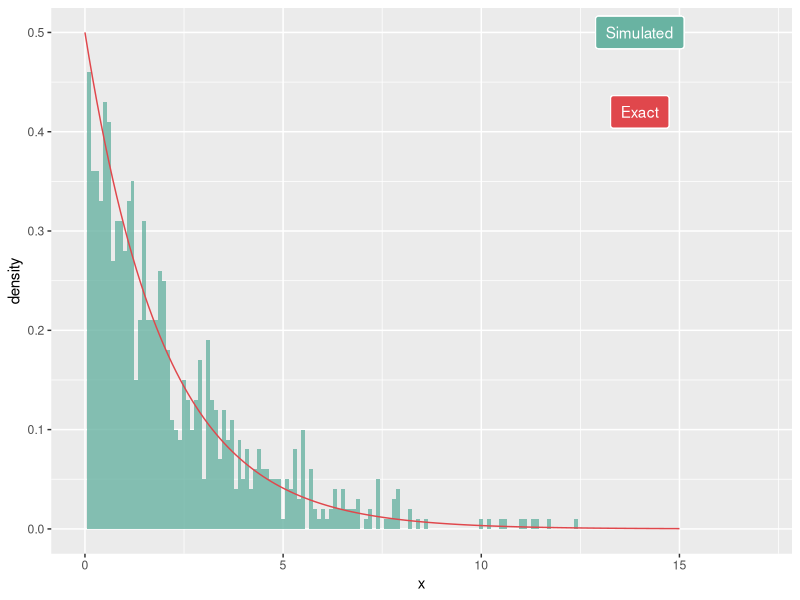
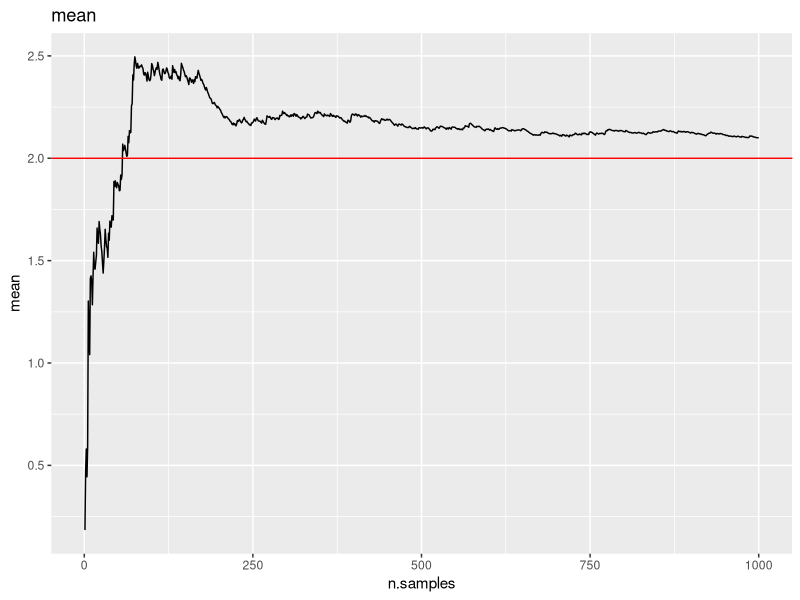
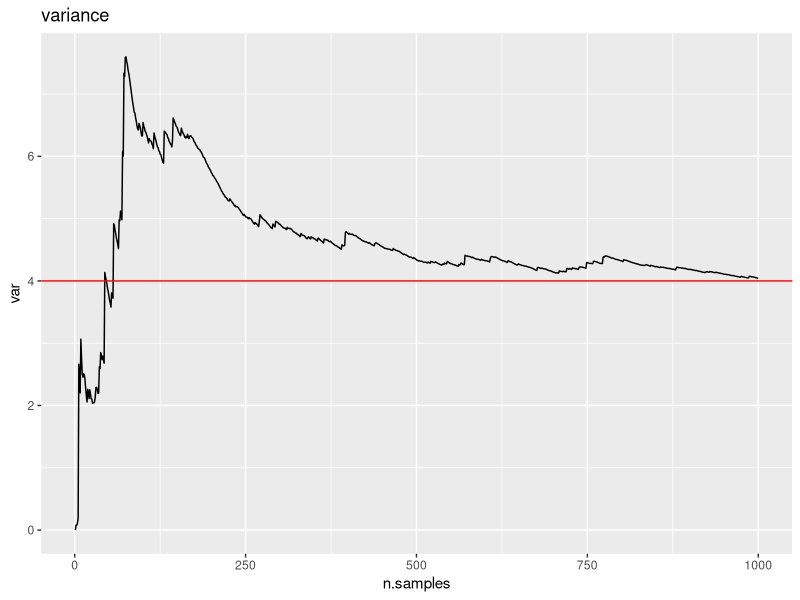
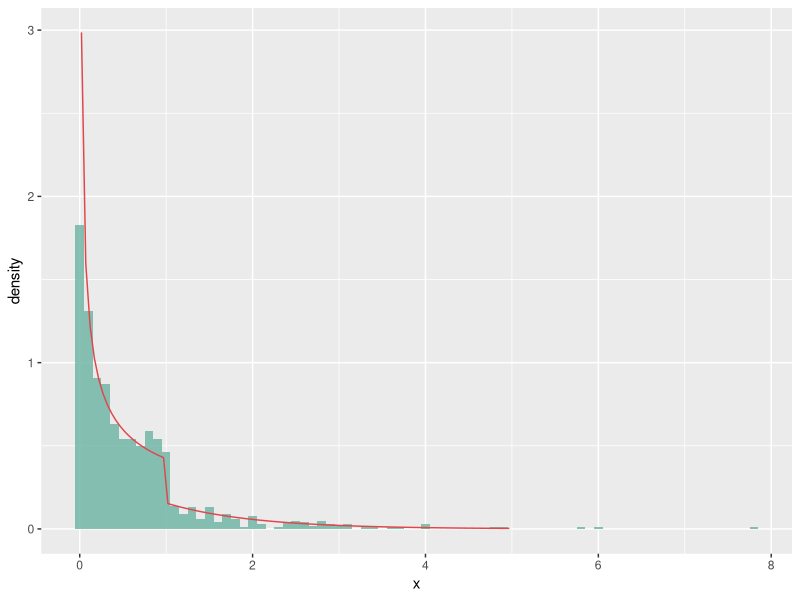
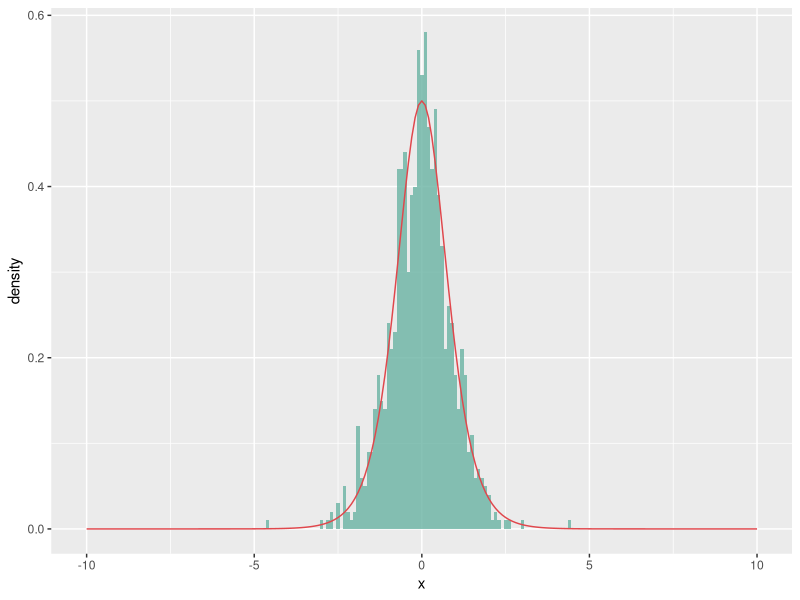
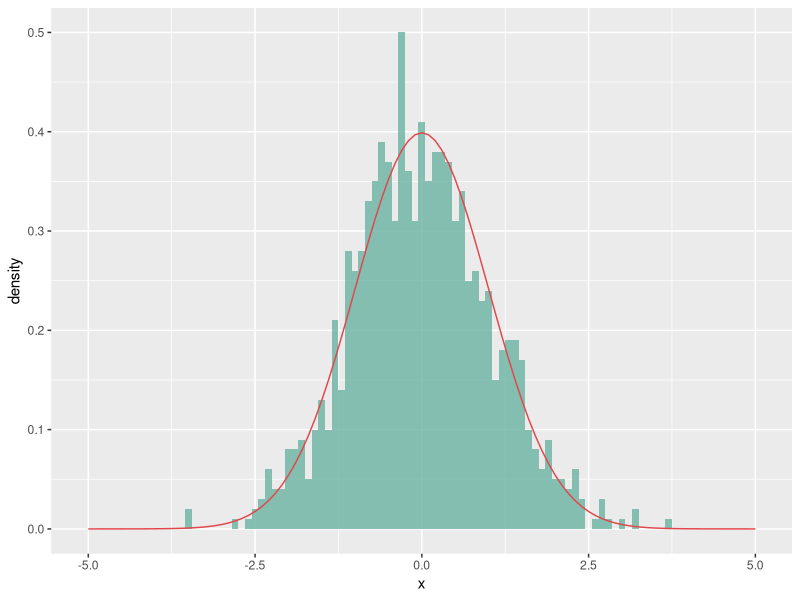
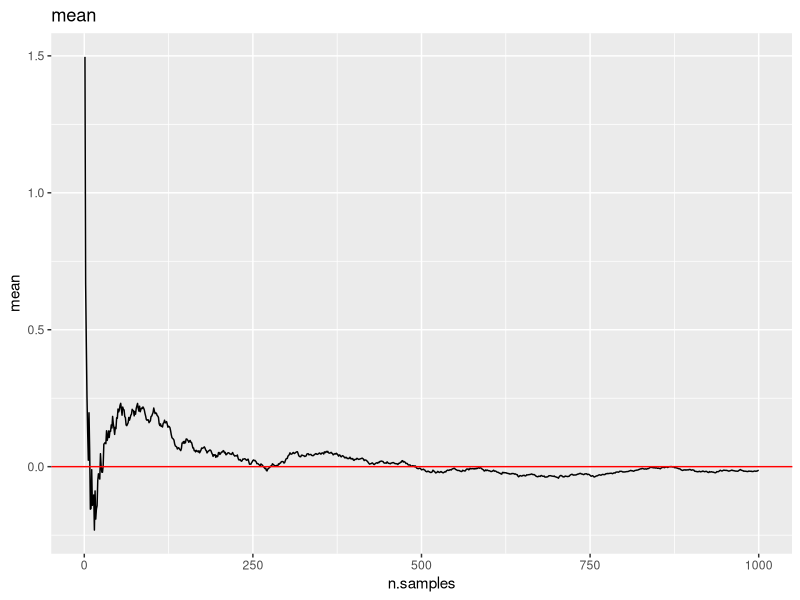
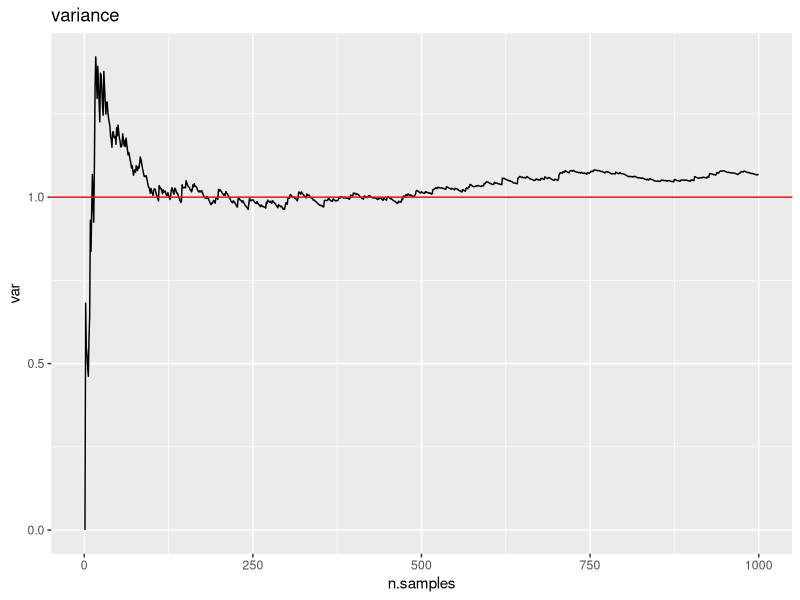

Source code (R) for these figures, in order:
## ---- chunk 1
knitr::opts_chunk$set(echo = TRUE, fig.width = 5, fig.height = 4, fig.align = "center")
library(tidyverse)
## ---- chunk 2
sim.exp <- function(rate, n){
  # Vector of n uniform values
  u <- runif(n, 0, 1)
  # Note that (1-U) ~ U, so we can use u instead of 1-u in the returned value.
  -1/rate * log(u)
}
## ---- chunk 3
rate <- 0.5
n <- 1000
sim <- data.frame(x = sim.exp(rate, n))
x = seq(from = 0, to = 15, by = 0.1)
exact <- data.frame(x = x, y = rate*exp(-rate*x))

ggplot(sim) + 
  geom_histogram(aes(x = x, y = ..density..),
                 alpha = 0.8, fill = "#69b3a2", binwidth = 0.1) + 
  geom_line(data = exact , aes(x = x, y = y), color = "#e0474c")  +
  geom_label(
    label="Simulated", 
    x=14,
    y=0.5,
    label.padding = unit(0.55, "lines"), # Rectangle size around label
    label.size = 0.35,
    color = "white",
    fill= "#69b3a2"
  ) +
  geom_label(
    label="Exact", 
    x=14,
    y=0.42,
    label.padding = unit(0.55, "lines"), # Rectangle size around label
    label.size = 0.35,
    color = "white",
    fill = "#e0474c"
  ) +
  xlim(0,17)
## ---- chunk 4
# Calculate the cumulative mean
data.frame(n.samples = 1:n,
           mean = cumsum(sim$x)/(1:n)) %>%
  ggplot() + geom_line(aes(n.samples, mean)) +
  geom_hline(yintercept = 1/rate, color = "red") +
  ggtitle("mean")
  
# Calculate the cumulative variance
data.frame(n.samples = 1:n,
           mean = cumsum(sim$x)/(1:n),
           mean2 = cumsum(sim$x^2)/(1:n)) %>%
  mutate(var = mean2-mean^2) %>%
  ggplot() + geom_line(aes(n.samples, var)) +
  geom_hline(yintercept = 1/rate^2, color = "red") +
  ggtitle("variance")
## ---- chunk 5
sim.g <- function(alpha, n){
  # Normalizing constant
  c <- (1/alpha + exp(-1))^-1
  # Vector of n uniform values
  u <- runif(n, 0, 1)
  
  (alpha/c * u)^(1/alpha) * (u < c/alpha) - log((1-u)/c) * (c/alpha <= u)
}
## ---- chunk 6
# Implemented for testing purposes

g <- function(alpha, x){
  # Normalizing constant
  c <- (1/alpha + exp(-1))^-1
  c*x^(alpha-1) * (0<x)*(x<1) + c*exp(-x) *(x>=1)
} 

G <- function(alpha, x){
  # Normalizing constant
  c <- (1/alpha + exp(-1))^-1
  c/alpha*x^alpha * (0<x)*(x<1) + (1 - c*exp(-x)) *(x>=1)
} 

G.inv <- function(alpha, u){
  # Normalizing constant
  c <- (1/alpha + exp(-1))^-1
  
  (alpha/c * u)^(1/alpha) * (u < c/alpha) - log((1-u)/c) * (u >= c/alpha)
}
## ---- chunk 7
alpha <- 0.5
n <- 1000
sim <- data.frame(x = sim.g(alpha, n))
x = seq(from = 0.02, to = 5, by = 0.05)
exact <- data.frame(x = x, y = g(alpha, x))

ggplot(sim) + 
  geom_histogram(aes(x = x, y = ..density..),
                 alpha = 0.8, fill = "#69b3a2", binwidth = 0.1) + 
  geom_line(data = exact , aes(x = x, y = y), color = "#e0474c")
## ---- chunk 8
sim.sigm <- function(alpha, n){
  u <- runif(n,0,1)
  1/alpha * log(u/(1-u))
}
## ---- chunk 9
alpha <- 2
n <- 1000
sim <- data.frame(x = sim.sigm(alpha, n))
x = seq(from = -10, to = 10, by = 0.1)
exact <- data.frame(x = x, y = alpha*exp(alpha*x)/(1 + exp(alpha*x))^2)

ggplot(sim) + 
  geom_histogram(aes(x = x, y = ..density..),
                 alpha = 0.8, fill = "#69b3a2", binwidth = 0.1) + 
  geom_line(data = exact , aes(x = x, y = y), color = "#e0474c")  
## ---- chunk 10
box.mul <- function(n){
  odd <-  FALSE
  if(n %% 2 != 0){
    odd <-  TRUE
    n <- n + 1
  }
  
  x1 <- 2*pi * runif(n/2, 0, 1)
  x2 <- sim.exp(0.5, n/2)
  
  y1 <- sqrt(x2)*cos(x1)
  y2 <- sqrt(x2)*sin(x1)
  
  concat <- c(y1,y2)
  if(odd){
    return(head(concat, -1))
  }
  else{
    return(concat)
  }
}
## ---- chunk 11
n <- 1000
sim.box.mul <- data.frame(x = box.mul(n))
x = seq(from = -5, to = 5, by = 0.1)
exact <- data.frame(x = x, y = 1/sqrt(2*pi)*exp(-1/2*x^2))

ggplot(sim.box.mul) + 
  geom_histogram(aes(x = x, y = ..density..),
                 alpha = 0.8, fill = "#69b3a2", binwidth = 0.1) + 
  geom_line(data = exact , aes(x = x, y = y), color = "#e0474c")  
## ---- chunk 12
# mean
data.frame(n.samples = 1:n,
           mean = cumsum(sim.box.mul$x)/(1:n)) %>%
  ggplot() + geom_line(aes(n.samples, mean)) +
  geom_hline(yintercept = 0, color = "red") +
  ggtitle("mean")
  
# variance
data.frame(n.samples = 1:n,
           mean = cumsum(sim.box.mul$x)/(1:n),
           mean2 = cumsum(sim.box.mul$x^2)/(1:n)) %>%
  mutate(var = mean2-mean^2) %>%
  ggplot() + geom_line(aes(n.samples, var)) +
  geom_hline(yintercept = 1, color = "red") +
  ggtitle("variance")
## ---- chunk 13
sim.mvnorm <- function(mu, Sigma, n){
  # Returns n realizations from a d-variate normal distribution
  d <- length(mu)
  
  # Get n d-variate standard normal realizations using the Box-Muller algorithm
  x <- array(box.mul(n*d), dim=c(d,n))
  
  # Cholesky decomposition of Sigma
  A <- t(chol(Sigma)) # Transposes to get a lower triangular matrix
  
  mu + A %*% x
}
## ---- chunk 14
# Bivariate example
mu <- c(1,2)
Sigma <- matrix(c(1, -.7, -.7, 2), 2)

# simulate 10000 realizations
y <- sim.mvnorm(mu, Sigma, 10000)

# Plot first 500 points
plot(y[1,1:500], y[2,1:500], main="Bivariate normal distribution", xlab="x", ylab="y", pch=16)
## ---- chunk 15
# Estimate mean
mu.est <- rowMeans(y)
mu.est

# Estimate covariance matrix
Sigma.est <- cov(t(y))
Sigma.est
## ---- chunk 16

alpha <-  1
a <-  sqrt(1-alpha)
b.minus <- 0
b.plus <- sqrt(alpha + 1)

rou.gamma <- function(n, a, b.minus, b.plus, alpha){
  count <-  0
  tries <- 0
  result <- rep(0,n)
  while(count < n){
    x1 <- a * runif(1, 0, 1)
    x2 <- b.minus + b.plus * runif(1, 0, 1) 
    
    if(log(x1) <= 0.5*((alpha - 1)*log(x2/x1) - x2/x1)){
      result[count + 1] = x2/x1
      count <- count + 1
    }
    tries = tries + 1
  }
  return(data.frame(sim = result, tries = tries))
}
## ---- chunk 17
n <- 5000
alpha <-  3
a <-  sqrt(alpha - 1)
b.minus <- 0
b.plus <- sqrt(alpha + 1)

sim.gamma <- rou.gamma(n, a, b.minus, b.plus, alpha)
x = seq(from = 0.1, to = 12, by = 0.1)
exact <- data.frame(x = x, y = 1/gamma(alpha) * x^(alpha - 1) * exp(-x))

ggplot(sim.gamma) + 
  geom_histogram(aes(x = sim, y = ..density..),
                 alpha = 0.8, fill = "#69b3a2", binwidth = 0.1) + 
  geom_line(data = exact , aes(x = x, y = y), color = "#e0474c") 

## ---- chunk 18
library(pracma)
n <- 1000
alpha.vec <- logseq(1.01, 2000, n = 500)
trial.vec <- rep(0, 100)
for(i in 1:length(alpha.vec)){
  alpha = alpha.vec[i]
  sim.gamma <- rou.gamma(n, a, b.minus, b.plus, alpha)
  trial.vec[i] = sim.gamma$tries[1]
}

plot(log(alpha.vec, base = 10), log(trial.vec, base = 10), ylim = c(2.7,4))
abline(h = 3, col="blue")
## ---- chunk 19
sim.gamma <- function(n, alpha, beta){
  d <- alpha - 1/3
  c <- 1/sqrt(9*d)
  count <- 0
  result <- rep(0, n)
  while(count < n){
    z <- box.mul(1)
    u <- runif(1, 0, 1)
    v <- (1 + c*z)^3
    if(z > -1/c && log(u) < 0.5*z^2 + d - d*V + d*log(V)){
      result[count + 1] = d*v
      count <- count + 1
    }
  }
  return(1/beta * result)
}
